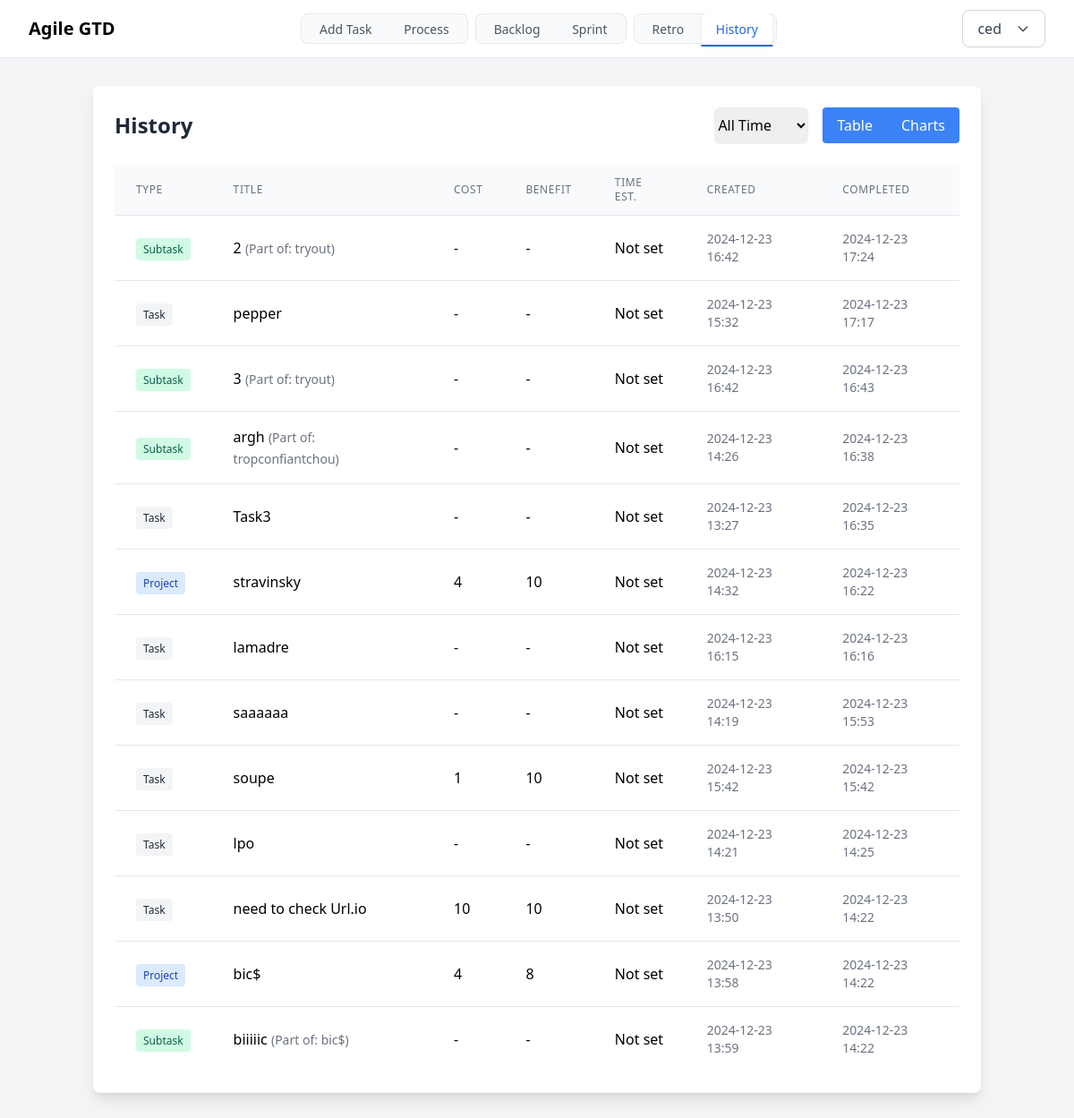
Page /history/ (signed in) on the committed database.
### tasks/models.py (models this page shows, shortened)
class Task(models.Model):
    STATUS_CHOICES = [
        ('inbox', 'Inbox'),
        ('backlog', 'Backlog'),
        ('in_progress', 'In Progress'),
        ('done', 'Done'),
        ('deleted', 'Deleted'),
    ]
    TIME_UNIT_CHOICES = [
        ('hours', 'Hours'),
        ('days', 'Days'),
        ('weeks', 'Weeks'),
    ]
    CATEGORY_CHOICES = [
        ('self_improvement', 'Self-Improvement'),
        ('leisure', 'Leisure'),
        ('personal_work', 'Personal Work'),
    ]
    title = models.CharField(max_length=200)
    scope = models.TextField(blank=True, help_text="Project scope and objectives")
    created_date = models.DateTimeField(default=timezone.now)
    modified_date = models.DateTimeField(auto_now=True)
    completed_date = models.DateTimeField(null=True, blank=True)
    status = models.CharField(max_length=20, choices=STATUS_CHOICES, default='inbox')
    is_project = models.BooleanField(default=False)
    project_number = models.IntegerField(null=True, blank=True)
    parent_project = models.ForeignKey('self', null=True, blank=True, on_delete=models.CASCADE, related_name='subtasks')
    cost = models.IntegerField(null=True, blank=True, help_text="Effort required (0-10)")
    benefit = models.IntegerField(null=True, blank=True, help_text="Value gained (0-10)")
    estimated_time = models.IntegerField(null=True, blank=True)
    time_unit = models.CharField(max_length=10, choices=TIME_UNIT_CHOICES, default='hours', null=True, blank=True)
    user = models.ForeignKey(User, on_delete=models.CASCADE, related_name='tasks')
    category = models.CharField(
        max_length=20,
        choices=CATEGORY_CHOICES,
        null=True,
        blank=True
    )
    sprint = models.ForeignKey(
        'Sprint',
        on_delete=models.SET_NULL,
        null=True,
        blank=True,
        related_name='tasks'
    )
    def get_time_estimate_display(self):
        if self.estimated_time and self.time_unit:
            return f"{self.estimated_time} {self.time_unit}"
        return "Not set"
    class Meta:
        ordering = ['-created_date']

### tasks/views.py (the view, shortened to what this page needs)
# urls.py: path('history/', views.HistoryView.as_view(), name='history'),
class HistoryView(LoginRequiredMixin, ListView):
    model = Task
    template_name = 'tasks/history.html'
    context_object_name = 'tasks'
    def get_queryset(self):
        time_filter = self.request.GET.get('filter', 'all')
        queryset = Task.objects.filter(
            status='done',
            user=self.request.user,
            completed_date__isnull=False
        )
        if time_filter == 'today':
            queryset = queryset.filter(
                completed_date__date=timezone.now().date()
            )
        elif time_filter == 'week':
            queryset = queryset.filter(
                completed_date__gte=timezone.now() - timedelta(days=7)
            )
        elif time_filter == 'month':
            queryset = queryset.filter(
                completed_date__gte=timezone.now() - timedelta(days=30)
            )
        return queryset.order_by('-completed_date')
    def get_context_data(self, **kwargs):
        context = super().get_context_data(**kwargs)
        tasks = self.get_queryset()
        tasks_data = []
        completion_dates = {}
        for task in tasks:
            if task.completed_date:  # Extra safety check
                tasks_data.append({
                    'title': task.title,
                    'cost': task.cost or 0,
                    'benefit': task.benefit or 0,
                    'completed_date': task.completed_date.strftime('%Y-%m-%d')
                })
                date_str = task.completed_date.strftime('%Y-%m-d')
                completion_dates[date_str] = completion_dates.get(date_str, 0) + 1
        sorted_dates = sorted(completion_dates.keys())
        completion_counts = [completion_dates[date] for date in sorted_dates]
        context['tasks_json'] = {
            'tasks': tasks_data,
            'dates': sorted_dates,
            'completion_counts': completion_counts
        }
        return context
    def get(self, request, *args, **kwargs):
        response = super().get(request, *args, **kwargs)
        return response

### templates/tasks/history.html (shortened to what this page needs)
{% extends 'tasks/base.html' %}
{% block content %}
<div class="max-w-6xl mx-auto">
    <div class="bg-white shadow-lg rounded-lg p-6">
        <div class="flex justify-between items-center mb-6">
            <h1 class="text-2xl font-bold text-gray-800">History</h1>
            <div class="flex space-x-4">
                <select id="timeFilter" onchange="updateFilter(this.value)"
                        class="rounded-md border-gray-300 shadow-sm focus:border-blue-500 focus:ring-blue-500">
                    <option value="all" {% if filter == 'all' %}selected{% endif %}>All Time</option>
                </select>
                <div class="flex rounded-md shadow-sm">
                    <button onclick="showTableView()"
                            class="px-4 py-2 bg-blue-500 text-white rounded-l hover:bg-blue-600">
                        Table
                    </button>
                    <button onclick="showChartView()"
                            class="px-4 py-2 bg-blue-500 text-white rounded-r hover:bg-blue-600">
                        Charts
                    </button>
                </div>
            </div>
        </div>
        <div id="tableView" class="overflow-x-auto">
            <table class="min-w-full divide-y divide-gray-200">
                <thead class="bg-gray-50">
                    <tr>
                        <th class="px-6 py-3 text-left text-xs font-medium text-gray-500 uppercase tracking-wider">Type</th>
                        <th class="px-6 py-3 text-left text-xs font-medium text-gray-500 uppercase tracking-wider">Title</th>
                        <th class="px-6 py-3 text-left text-xs font-medium text-gray-500 uppercase tracking-wider">Cost</th>
                        <th class="px-6 py-3 text-left text-xs font-medium text-gray-500 uppercase tracking-wider">Benefit</th>
                        <th class="px-6 py-3 text-left text-xs font-medium text-gray-500 uppercase tracking-wider">Time Est.</th>
                        <th class="px-6 py-3 text-left text-xs font-medium text-gray-500 uppercase tracking-wider">Created</th>
                        <th class="px-6 py-3 text-left text-xs font-medium text-gray-500 uppercase tracking-wider">Completed</th>
                    </tr>
                </thead>
                <tbody class="bg-white divide-y divide-gray-200">
                    {% for task in tasks %}
                    <tr class="hover:bg-gray-50">
                        <td class="px-6 py-4 whitespace-nowrap">
                            {% if task.is_project %}
                                <span class="px-2 py-1 text-xs bg-blue-100 text-blue-800 rounded">Project</span>
                            {% elif task.parent_project %}
                                <span class="px-2 py-1 text-xs bg-green-100 text-green-800 rounded">Subtask</span>
                            {% else %}
                                <span class="px-2 py-1 text-xs bg-gray-100 text-gray-800 rounded">Task</span>
                            {% endif %}
                        </td>
                        <td class="px-6 py-4">
                            {{ task.title }}
                            {% if task.parent_project %}
                                <span class="text-sm text-gray-500">(Part of: {{ task.parent_project.title }})</span>
                            {% endif %}
                        </td>
                        <td class="px-6 py-4">{{ task.cost|default:"-" }}</td>
                        <td class="px-6 py-4">{{ task.benefit|default:"-" }}</td>
                        <td class="px-6 py-4">{{ task.get_time_estimate_display }}</td>
                        <td class="px-6 py-4 text-sm text-gray-500">{{ task.created_date|date:"Y-m-d H:i" }}</td>
                        <td class="px-6 py-4 text-sm text-gray-500">{{ task.completed_date|date:"Y-m-d H:i" }}</td>
                    </tr>
                    {% endfor %}
                </tbody>
            </table>
        </div>
    </div>
</div>
{% endblock %}

### templates/tasks/base.html (shortened to what this page needs)
<!DOCTYPE html>
<html lang="en">
<head>
    <link href="https://cdn.jsdelivr.net/npm/tailwindcss@2.2.19/dist/tailwind.min.css" rel="stylesheet">
</head>
<body class="bg-gray-100 min-h-screen">
    <nav class="site-header fixed w-full z-50 bg-white border-b border-gray-200">
        <div class="max-w-7xl mx-auto px-4 sm:px-6 lg:px-8">
            <div class="flex justify-between h-16">
                <div class="flex items-center">
                    <span class="text-xl font-bold text-primary">
                        Agile GTD
                    </span>
                </div>
                <div class="hidden sm:flex sm:space-x-2 items-center">
                    <div class="nav-group p-1">
                        <a href="{% url 'landing' %}"
                           class="nav-link px-4 py-2 rounded-md text-sm font-medium
                                  {% if request.resolver_match.url_name == 'landing' %}active{% endif %}">
                            Add Task
                        </a>
                        <a href="{% url 'process_inbox' %}"
                           class="nav-link px-4 py-2 rounded-md text-sm font-medium
                                  {% if request.resolver_match.url_name == 'process_inbox' %}active{% endif %}">
                            Process
                        </a>
                    </div>
                    <div class="nav-group p-1">
                        <a href="{% url 'backlog' %}"
                           class="nav-link px-4 py-2 rounded-md text-sm font-medium
                                  {% if request.resolver_match.url_name == 'backlog' %}active{% endif %}">
                            Backlog
                        </a>
                        <a href="{% url 'sprint' %}"
                           class="nav-link px-4 py-2 rounded-md text-sm font-medium
                                  {% if request.resolver_match.url_name == 'sprint' %}active{% endif %}">
                            Sprint
                        </a>
                    </div>
                    <div class="nav-group p-1">
                        <a href="{% url 'retrospective' %}"
                           class="nav-link px-4 py-2 rounded-md text-sm font-medium
                                  {% if request.resolver_match.url_name == 'retrospective' %}active{% endif %}">
                            Retro
                        </a>
                        <a href="{% url 'history' %}"
                           class="nav-link px-4 py-2 rounded-md text-sm font-medium
                                  {% if request.resolver_match.url_name == 'history' %}active{% endif %}">
                            History
                        </a>
                    </div>
                </div>
                <div class="flex items-center">
                    {% if user.is_authenticated %}
                        <div class="relative">
                            <button type="button"
                                    onclick="toggleUserMenu()"
                                    class="btn btn-secondary">
                                <span>{{ user.username }}</span>
                                <svg class="w-4 h-4 ml-2" fill="none" stroke="currentColor" viewBox="0 0 24 24">
                                    <path stroke-linecap="round" stroke-linejoin="round" stroke-width="2" d="M19 9l-7 7-7-7"/>
                                </svg>
                            </button>
                        </div>
                    {% else %}
                        <a href="{% url 'login' %}"
                           class="btn btn-primary">
                            Login
                        </a>
                    {% endif %}
                </div>
            </div>
        </div>
    </nav>
    <div class="container mx-auto px-4 py-8">
        <div class="pt-16">
            {% block content %}
            {% endblock %}
        </div>
    </div>
</body>
</html>

### templates/tasks/base.html (style rules this page uses)
:root { --primary: #2563EB; --primary-dark: #1E40AF; --primary-light: #DBEAFE; --secondary: #4B5563; --secondary-light: #F3F4F6; --success: #059669; --warning: #D97706; --danger: #DC2626; --gray-50: #F9FAFB; --gray-100: #F3F4F6; --gray-200: #E5E7EB; --gray-300: #D1D5DB; --gray-600: #4B5563; --gray-700: #374151; --gray-800: #1F2937; --category-self-improvement: #2563EB; --category-leisure: #059669; --category-personal-work: #4B5563; }
.nav-group { background: var(--gray-50); border: 1px solid var(--gray-200); border-radius: 0.5rem; }
.nav-link { color: var(--gray-600); }
.nav-link.active { background: white; color: var(--primary); box-shadow: 0 1px 3px rgba(0, 0, 0, 0.1); }
.btn { padding: 0.5rem 1rem; border-radius: 0.375rem; font-weight: 500; transition: all 0.2s ease; border: 1px solid transparent; }
.btn-secondary { background: white; color: var(--gray-700); border-color: var(--gray-300); }
.site-header { background: white; border-bottom: 1px solid var(--gray-200); }
.btn { padding: 0.5rem 1rem; border-radius: 0.5rem; font-weight: 500; transition: all 0.3s ease; display: inline-flex; align-items: center; gap: 0.5rem; }
.nav-link { position: relative; transition: all 0.3s ease; }
.nav-link::after { content: ''; position: absolute; width: 0; height: 2px; bottom: -2px; left: 50%; background: var(--primary); transition: all 0.3s ease; transform: translateX(-50%); }
.nav-link.active::after { width: 100%; }
.nav-group { position: relative; transition: all 0.3s ease; }
.page-enter { opacity: 0; transform: translateY(20px); }
.page-enter-active { opacity: 1; transform: translateY(0); transition: opacity 0.3s, transform 0.3s; }

### rows in the picture
Task: is_project "Subtask", title "2", parent_project "tryout", cost "-", benefit "-", time_estimate "Not set", created_date "2024-12-23 16:42", completed_date "2024-12-23 17:24"
Task: is_project "Task", title "pepper", cost "-", benefit "-", time_estimate "Not set", created_date "2024-12-23 15:32", completed_date "2024-12-23 17:17"
Task: is_project "Subtask", title "3", parent_project "tryout", cost "-", benefit "-", time_estimate "Not set", created_date "2024-12-23 16:42", completed_date "2024-12-23 16:43"
Task: is_project "Subtask", title "argh", parent_project "tropconfiantchou", cost "-", benefit "-", time_estimate "Not set", created_date "2024-12-23 14:26", completed_date "2024-12-23 16:38"
Task: is_project "Task", title "Task3", cost "-", benefit "-", time_estimate "Not set", created_date "2024-12-23 13:27", completed_date "2024-12-23 16:35"
Task: is_project "Project", title "stravinsky", cost "4", benefit "10", time_estimate "Not set", created_date "2024-12-23 14:32", completed_date "2024-12-23 16:22"
Task: is_project "Task", title "lamadre", cost "-", benefit "-", time_estimate "Not set", created_date "2024-12-23 16:15", completed_date "2024-12-23 16:16"
Task: is_project "Task", title "saaaaaa", cost "-", benefit "-", time_estimate "Not set", created_date "2024-12-23 14:19", completed_date "2024-12-23 15:53"
Task: is_project "Task", title "soupe", cost "1", benefit "10", time_estimate "Not set", created_date "2024-12-23 15:42", completed_date "2024-12-23 15:42"
Task: is_project "Task", title "lpo", cost "-", benefit "-", time_estimate "Not set", created_date "2024-12-23 14:21", completed_date "2024-12-23 14:25"
Task: is_project "Task", title "need to check Url.io", cost "10", benefit "10", time_estimate "Not set", created_date "2024-12-23 13:50", completed_date "2024-12-23 14:22"
Task: is_project "Project", title "bic$", cost "4", benefit "8", time_estimate "Not set", created_date "2024-12-23 13:58", completed_date "2024-12-23 14:22"
Task: is_project "Subtask", title "biiiiic", parent_project "bic$", cost "-", benefit "-", time_estimate "Not set", created_date "2024-12-23 13:59", completed_date "2024-12-23 14:22"

### other values in the picture
{{ user.username }} "ced"
